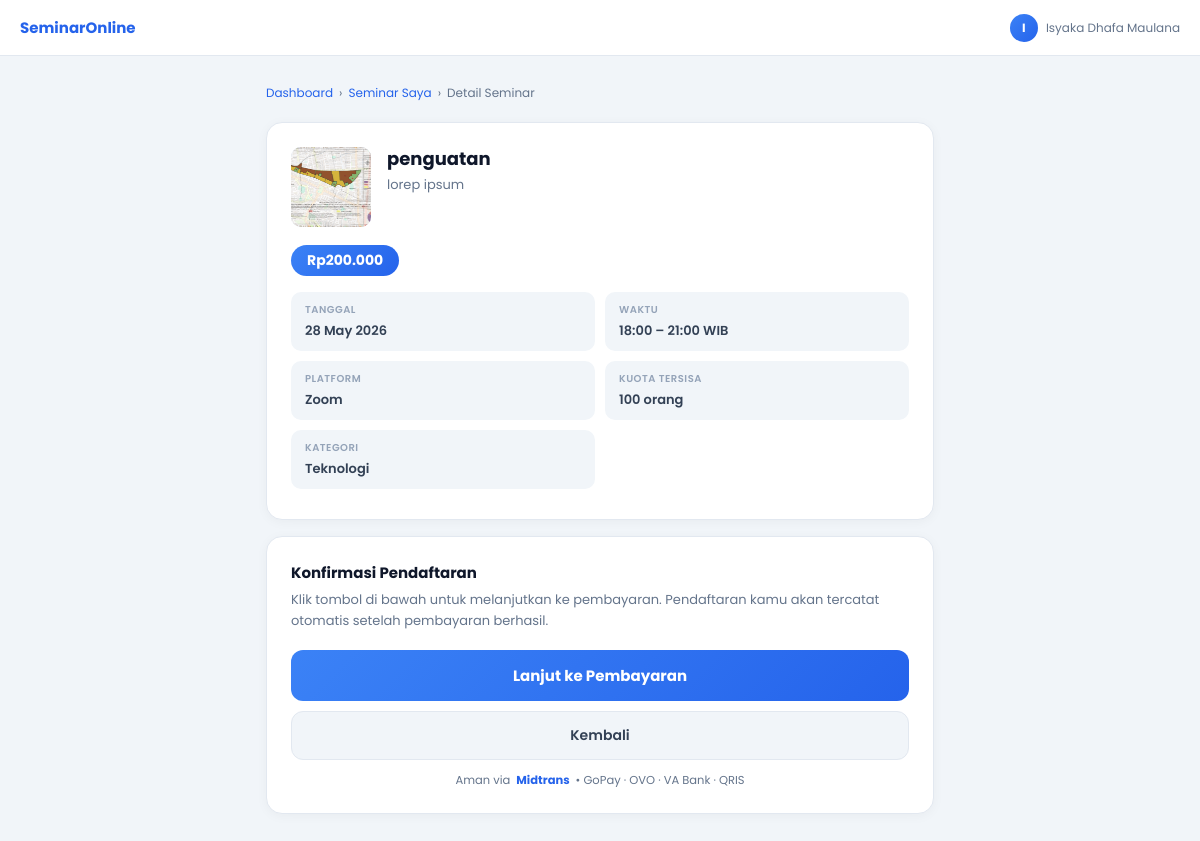
Page /daftar.php?id=11 (signed in) on the committed database.
### tables this page shows
CREATE TABLE `seminar` (
  `seminar_id` int(11) NOT NULL,
  `kontrak_id` int(11) DEFAULT NULL,
  `eo_id` int(11) NOT NULL,
  `narasumber_id` int(11) NOT NULL,
  `judul_seminar` varchar(200) NOT NULL,
  `deskripsi` text DEFAULT NULL,
  `kategori` varchar(100) DEFAULT NULL,
  `kuota` int(11) DEFAULT NULL,
  `biaya` decimal(10,2) DEFAULT NULL,
  `metode` enum('online','offline') DEFAULT 'online',
  `jam_mulai` time NOT NULL,
  `jam_selesai` time NOT NULL,
  `platform` varchar(200) NOT NULL,
  `gambar` mediumblob NOT NULL,
  `link_meeting` varchar(255) DEFAULT NULL,
  `status` enum('draft','aktif','selesai') DEFAULT 'draft',
  `undangan_status` enum('menunggu','diterima','ditolak') NOT NULL DEFAULT 'menunggu',
  `alasan_tolak` text DEFAULT NULL,
  `created_at` timestamp NOT NULL DEFAULT current_timestamp(),
  `tanggal` varchar(20) NOT NULL
);

### daftar.php (the view, shortened to what this page needs)
<?php
include "config.php";
$user_id = $_SESSION['id'];
$nama_user = $_SESSION['nama'] ?? 'Peserta';
$seminar_id = (int) $_GET['id'];
$stmt = $conn->prepare("SELECT * FROM seminar WHERE seminar_id = ?");
$stmt->bind_param("i", $seminar_id);
$stmt->execute();
$seminar = $stmt->get_result()->fetch_assoc();
$cek = $conn->prepare("
    SELECT id FROM pendaftaran
    WHERE peserta_id = ? AND seminar_id = ? LIMIT 1
");
$cek->bind_param("ii", $user_id, $seminar_id);
$cek->execute();
$hasil_cek = $cek->get_result()->fetch_assoc();
$cek_bayar = $conn->prepare("
    SELECT status_payment
    FROM pembayaran
    WHERE peserta_id = ? AND seminar_id = ?
    ORDER BY created_at DESC
    LIMIT 1
");
$cek_bayar->bind_param("ii", $user_id, $seminar_id);
$cek_bayar->execute();
$row_bayar = $cek_bayar->get_result()->fetch_assoc();
$sudah_daftar =
    ($hasil_cek !== null) ||
    ($row_bayar && $row_bayar['status_payment'] === 'settlement');
$snap_token = null;
$biaya_fmt = ($seminar['biaya'] > 0)
    ? 'Rp' . number_format($seminar['biaya'], 0, ',', '.')
    : 'GRATIS';
$tgl_fmt = $seminar['tanggal'] ? date('d M Y', strtotime($seminar['tanggal'])) : '-';
$jam_fmt = date('H:i', strtotime($seminar['jam_mulai'])) . ' – ' . date('H:i', strtotime($seminar['jam_selesai'])) . ' WIB';
?>
<!DOCTYPE html>
<html lang="id">
<head>
</head>
<body>
    <div class="topbar">
        <span class="topbar-brand">SeminarOnline</span>
        <div class="topbar-user">
            <div class="topbar-avatar"><?= mb_strtoupper(mb_substr($nama_user, 0, 1)) ?></div>
            <span><?= htmlspecialchars($nama_user) ?></span>
        </div>
    </div>
    <div class="container">
        <div class="breadcrumb">
            <a href="dashboardpeserta.php">Dashboard</a>
            <span>›</span>
            <a href="jelajahi_seminar.php">Seminar Saya</a>
            <span>›</span>
            <span>Detail Seminar</span>
        </div>
        <div class="card">
            <div class="seminar-header">
                <div class="seminar-thumb">
                    <?php if (!empty($seminar['gambar'])): ?>
                        <img src="upload/<?= htmlspecialchars($seminar['gambar']) ?>"
                            alt="<?= htmlspecialchars($seminar['judul_seminar']) ?>"
                            onerror="this.parentElement.innerHTML='<div class=\'seminar-thumb-icon\'>IMG</div>'">
                    <?php else: ?>
                        <div class="seminar-thumb-icon">IMG</div>
                    <?php endif; ?>
                </div>
                <div>
                    <div class="seminar-title"><?= htmlspecialchars($seminar['judul_seminar']) ?></div>
                    <div class="seminar-desc"><?= htmlspecialchars($seminar['deskripsi'] ?? '') ?></div>
                </div>
            </div>
            <div class="price-row">
                <span class="price-badge <?= $seminar['biaya'] <= 0 ? 'free' : '' ?>">
                    <?= $biaya_fmt ?>
                </span>
            </div>
            <div class="info-grid">
                <div class="info-item">
                    <div class="lbl">Tanggal</div>
                    <div class="val"><?= $tgl_fmt ?></div>
                </div>
                <div class="info-item">
                    <div class="lbl">Waktu</div>
                    <div class="val"><?= $jam_fmt ?></div>
                </div>
                <div class="info-item">
                    <div class="lbl">Platform</div>
                    <div class="val"><?= htmlspecialchars($seminar['platform'] ?? 'Online') ?></div>
                </div>
                <div class="info-item">
                    <div class="lbl">Kuota Tersisa</div>
                    <div class="val"><?= (int) $seminar['kuota'] ?> orang</div>
                </div>
                <?php if (!empty($seminar['kategori'])): ?>
                    <div class="info-item">
                        <div class="lbl">Kategori</div>
                        <div class="val"><?= htmlspecialchars($seminar['kategori']) ?></div>
                    </div>
                <?php endif; ?>
            </div>
        </div>
        <div class="card">
            <?php if ($sudah_daftar): ?>
                <div style="text-align:center; margin-bottom:16px;">
                    <div style="font-size:15px; font-weight:700; color:#14532d; margin-bottom:4px;">
                        Pendaftaran Dikonfirmasi
                    </div>
                    <div style="font-size:12.5px; color:#166534;">
                        Kamu tidak perlu mendaftar lagi. Gunakan link bergabung di atas saat hari seminar tiba.
                    </div>
                </div>
                <div class="action-stack">
                    <a href="dashboardpeserta.php" class="btn-dashboard">Ke Dashboard Saya</a>
                    <a href="jelajahi_seminar.php" class="btn-back">Lihat Seminar Saya</a>
                </div>
            <?php else: ?>
                <div style="margin-bottom:18px;">
                    <div style="font-size:15px; font-weight:700; color:#0f172a; margin-bottom:6px;">
                        Konfirmasi Pendaftaran
                    </div>
                    <div style="font-size:13px; color:#64748b; line-height:1.6;">
                        Klik tombol di bawah untuk melanjutkan ke pembayaran. Pendaftaran kamu akan tercatat otomatis
                        setelah pembayaran berhasil.
                    </div>
                </div>
                <form method="POST" action="proses_daftar.php" id="formDaftar">
                    <div class="action-stack">
                        <button type="submit" class="btn-pay" onclick="showLoading()">
                            Lanjut ke Pembayaran
                        </button>
                        <a href="javascript:history.back()" class="btn-back">Kembali</a>
                    </div>
                </form>
                <div class="payment-info">
                    <span>Aman via</span>
                    <strong>Midtrans</strong> &bull; GoPay · OVO · VA Bank · QRIS
                </div>
            <?php endif; ?>
        </div>
    </div>
</body>
</html>

### daftar.php (style rules this page uses)
html, body, div, span, h4, p, a, button, form { margin: 0; padding: 0; box-sizing: border-box; }
body { font-family: 'Poppins', sans-serif; background: #f1f5f9; color: #334155; min-height: 100vh; }
.topbar { position: sticky; top: 0; z-index: 50; background: #fff; border-bottom: 1px solid #e2e8f0; padding: 0 20px; height: 56px; display: flex; align-items: center; justify-content: space-between; }
.topbar-brand { font-weight: 700; font-size: 15px; color: #2563eb; }
.topbar-user { font-size: 12px; color: #64748b; display: flex; align-items: center; gap: 8px; }
.topbar-avatar { width: 28px; height: 28px; border-radius: 50%; background: linear-gradient(135deg, #3b82f6, #2563eb); color: #fff; font-size: 12px; font-weight: 700; display: flex; align-items: center; justify-content: center; }
.container { max-width: 700px; margin: 0 auto; padding: 28px 16px 60px; }
.breadcrumb { font-size: 12px; color: #64748b; margin-bottom: 20px; display: flex; align-items: center; gap: 6px; }
.breadcrumb a { color: #2563eb; text-decoration: none; }
.card { background: #fff; border-radius: 16px; border: 1px solid #e2e8f0; padding: 24px; margin-bottom: 16px; box-shadow: 0 2px 12px rgba(0, 0, 0, .04); }
.seminar-header { display: flex; align-items: flex-start; gap: 16px; margin-bottom: 18px; }
.seminar-thumb { width: 80px; height: 80px; border-radius: 10px; background: linear-gradient(135deg, #dbeafe, #eff6ff); flex-shrink: 0; overflow: hidden; display: flex; align-items: center; justify-content: center; }
.seminar-thumb img { width: 100%; height: 100%; object-fit: cover; }
.seminar-title { font-size: 18px; font-weight: 700; color: #0f172a; line-height: 1.3; margin-bottom: 5px; }
.seminar-desc { font-size: 13px; color: #64748b; line-height: 1.6; }
.price-row { display: flex; align-items: center; gap: 10px; margin-bottom: 16px; }
.price-badge { display: inline-block; background: linear-gradient(135deg, #3b82f6, #2563eb); color: #fff; padding: 5px 16px; border-radius: 20px; font-size: 14px; font-weight: 700; }
.info-grid { display: grid; grid-template-columns: 1fr 1fr; gap: 10px; margin-bottom: 6px; }
.info-item { background: #f1f5f9; border-radius: 10px; padding: 10px 14px; }
.info-item .lbl { font-size: 10px; color: #94a3b8; text-transform: uppercase; letter-spacing: .5px; font-weight: 600; margin-bottom: 3px; }
.info-item .val { font-size: 13px; font-weight: 600; color: #334155; }
.btn-pay { display: block; width: 100%; padding: 14px; background: linear-gradient(135deg, #3b82f6, #2563eb); color: #fff; font-size: 15px; font-weight: 700; font-family: 'Poppins', sans-serif; border: none; border-radius: 12px; cursor: pointer; transition: .2s; text-align: center; text-decoration: none; }
.btn-back { display: block; width: 100%; padding: 13px; background: #f1f5f9; color: #334155; font-size: 14px; font-weight: 600; font-family: 'Poppins', sans-serif; border: 1.5px solid #e2e8f0; border-radius: 12px; cursor: pointer; text-align: center; text-decoration: none; transition: .2s; }
.action-stack { display: flex; flex-direction: column; gap: 10px; }
.payment-info { text-align: center; font-size: 11.5px; color: #64748b; margin-top: 12px; display: flex; align-items: center; justify-content: center; gap: 6px; }
.payment-info strong { color: #2563eb; }

### rows in the picture
seminar: gambar (picture), judul_seminar "penguatan", deskripsi "lorep ipsum", biaya "Rp200.000", tanggal "28 May 2026", jam_fmt "18:00 – 21:00 WIB", platform "Zoom", kuota "100", kategori "Teknologi"

### other values in the picture
mb_strtoupper(mb_substr($nama_user, 0, 1)) "I"
$nama_user "Isyaka Dhafa Maulana"
